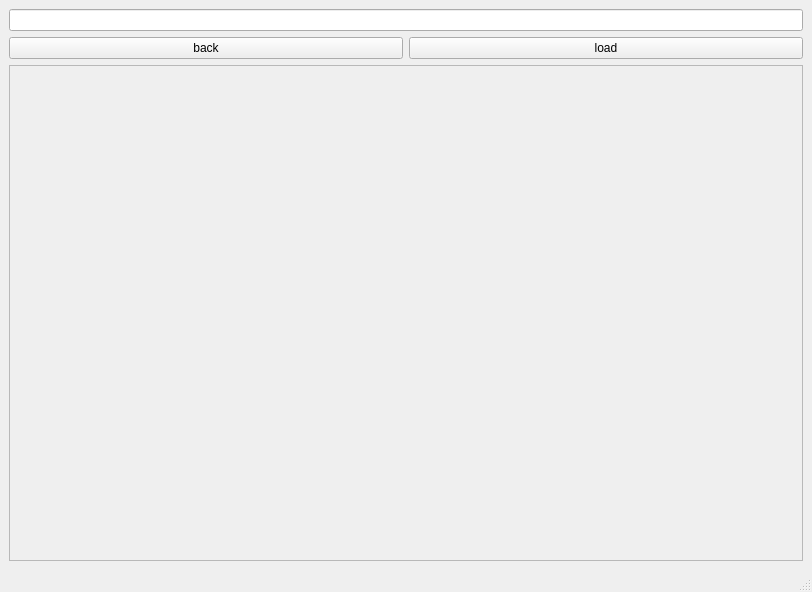
<?xml version="1.0" encoding="UTF-8"?>
<ui version="4.0">
 <class>MainWindow</class>
 <widget class="QMainWindow" name="MainWindow">
  <property name="geometry">
   <rect>
    <x>0</x>
    <y>0</y>
    <width>812</width>
    <height>592</height>
   </rect>
  </property>
  <property name="windowTitle">
   <string>web browser</string>
  </property>
  <widget class="QWidget" name="centralwidget">
   <layout class="QVBoxLayout" name="verticalLayout">
    <item>
     <layout class="QVBoxLayout" name="verticalLayout_2">
      <item>
       <layout class="QVBoxLayout" name="controls">
        <item>
         <widget class="QLineEdit" name="url"/>
        </item>
        <item>
         <layout class="QHBoxLayout" name="horizontalLayout">
          <item>
           <widget class="QPushButton" name="back">
            <property name="text">
             <string>back</string>
            </property>
           </widget>
          </item>
          <item>
           <widget class="QPushButton" name="load">
            <property name="text">
             <string>load</string>
            </property>
           </widget>
          </item>
         </layout>
        </item>
       </layout>
      </item>
      <item>
       <widget class="QScrollArea" name="page">
        <property name="widgetResizable">
         <bool>true</bool>
        </property>
        <widget class="QWidget" name="scrollAreaWidgetContents">
         <property name="geometry">
          <rect>
           <x>0</x>
           <y>0</y>
           <width>790</width>
           <height>467</height>
          </rect>
         </property>
        </widget>
       </widget>
      </item>
     </layout>
    </item>
   </layout>
  </widget>
  <widget class="QMenuBar" name="menubar">
   <property name="geometry">
    <rect>
     <x>0</x>
     <y>0</y>
     <width>812</width>
     <height>21</height>
    </rect>
   </property>
  </widget>
  <widget class="QStatusBar" name="statusbar"/>
 </widget>
 <resources/>
 <connections/>
</ui>
